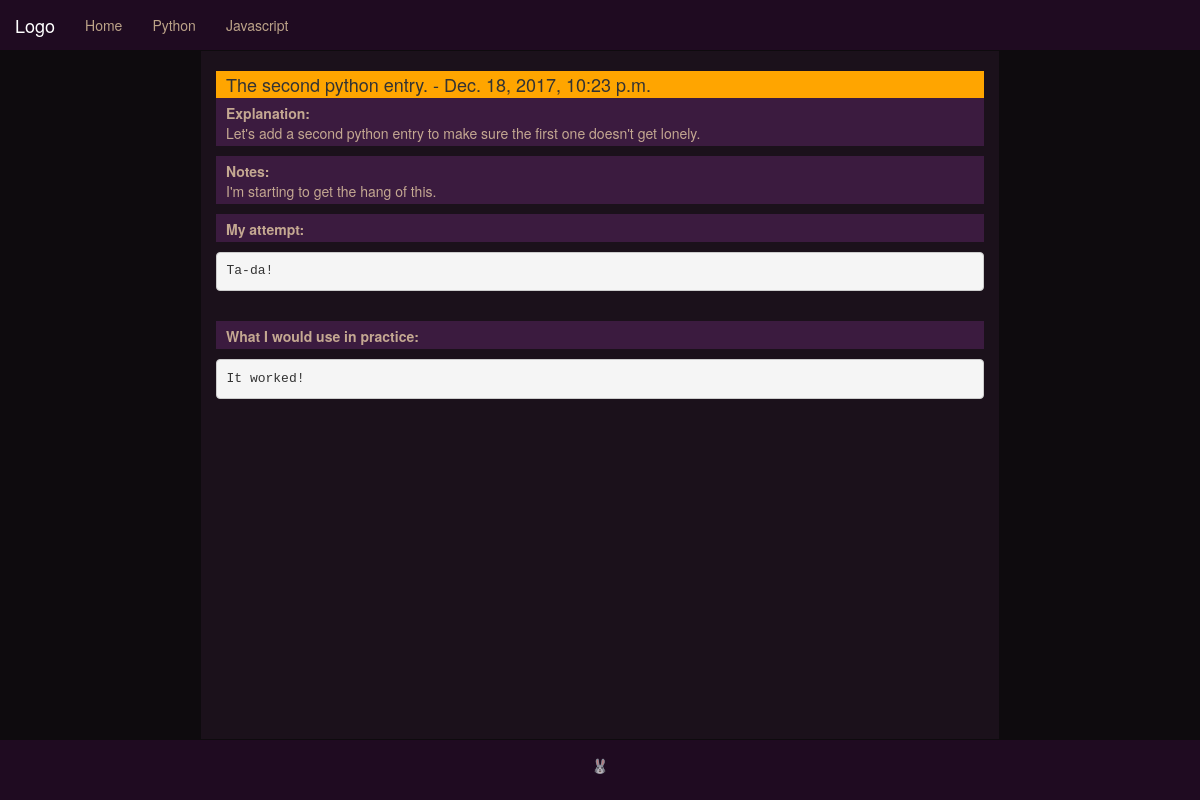
Screenshot of /code_entries/4/ with the database file from the repository.
### main_site/models.py (models this page shows, shortened)
class CodeEntry(models.Model):
    JAVASCRIPT = 'JS'
    PYTHON = 'PYTHON'
    date_added = models.DateTimeField(auto_now_add=True)
    title = models.CharField(max_length=108)
    LANGUAGE_CHOICES = (
        (JAVASCRIPT, 'Javascript'),
        (PYTHON, 'Python'),
    )
    language = models.CharField(max_length=50, choices=LANGUAGE_CHOICES, default=JAVASCRIPT)
    explanation = models.TextField()
    notes = models.TextField(blank=True)
    attempt = models.TextField()
    goal = models.TextField()
    class Meta:
        verbose_name_plural = 'code_entries'

### main_site/views.py (the view)
# urls.py: url(r'^code_entries/(?P<code_entry_id>\d+)/$', views.code_entry, name='code_entry'),
def code_entry(request, code_entry_id):
    code_entry = CodeEntry.objects.get(id=code_entry_id)
    context = {'code_entry':code_entry}
    return render(request, 'main_site/code_entry.html', context)

### main_site/templates/main_site/code_entry.html (shortened to what this page needs)
{% extends "main_site/base.html" %}
{% load bootstrap3 %} {% load static %}
{% block content %}
<head>
</head>
<body>
    <div id = "entry_container">
            <div class = "index_entry">
                <h4> {{ code_entry.title }} - {{ code_entry.date_added}} </h4>
                {% if code_entry.explanation %}
                    <p><b>Explanation:<br></b>
                    {{ code_entry.explanation }}</p>
                {% endif %}
                {% if code_entry.notes %}
                    <p><b>Notes:<br></b>
                    {{ code_entry.notes }}</p>
                {% endif %}
                <p><b>My attempt:<br></b></p>
                    <pre>{{ code_entry.attempt }}</pre>
                <br>
                <p><b>What I would use in practice:<br></b></p>
                    <pre>{{ code_entry.goal }}</pre>
            </div>
    </div>
</body>
{% endblock content %}

### main_site/static/css/main.css (style rules this page uses)
html { height: 100%; }
body { height: 100%; padding: 0px; margin: 0px; }

### main_site/static/css/index.css (style rules this page uses)
.index_entry { margin-bottom: 5px; }
.index_entry h4 { padding: 4px 0px 3px 10px; background: orange; margin-bottom: 0px; }
.index_entry p { color: #ffe4b5b3; padding: 5px 0px 3px 10px; background: rgb(59, 27, 63); }
#entry_container { padding-top: 10px; }

### rows the page displays
CodeEntry: title "The second python entry.", date_added "Dec. 18, 2017, 10:23 p.m.", explanation "Let's add a second python entry to make sure the first one doesn't get lonely.", notes "I'm starting to get the hang of this.", attempt "Ta-da!", goal "It worked!"
